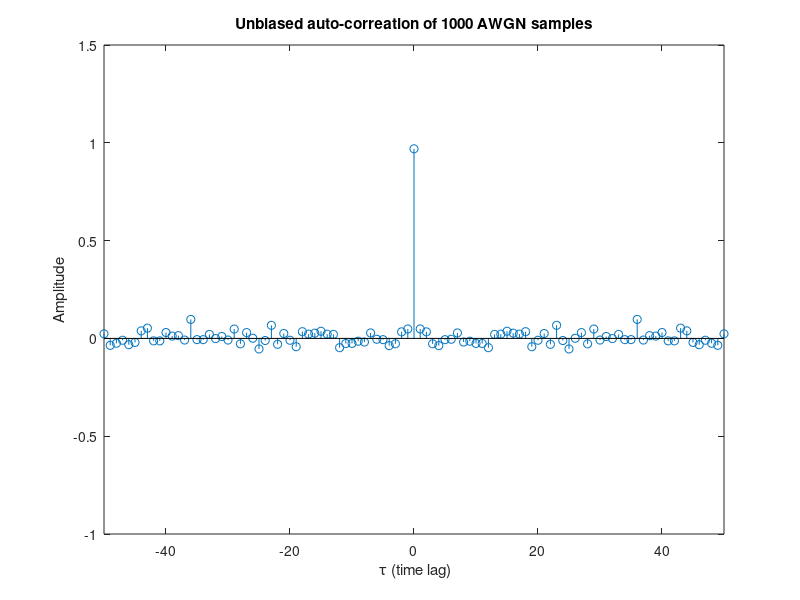

Write MATLAB code to recreate this figure.
clc;
x = randn(1,1000);
[a,b] = xcorr(x, 'unbiased');

stem([-999:1:999],a)
xlabel(' \tau (time lag)')
ylabel('Amplitude')
title('Unbiased auto-correation of 1000 AWGN samples')
axis([-50 50 -1 1.5])